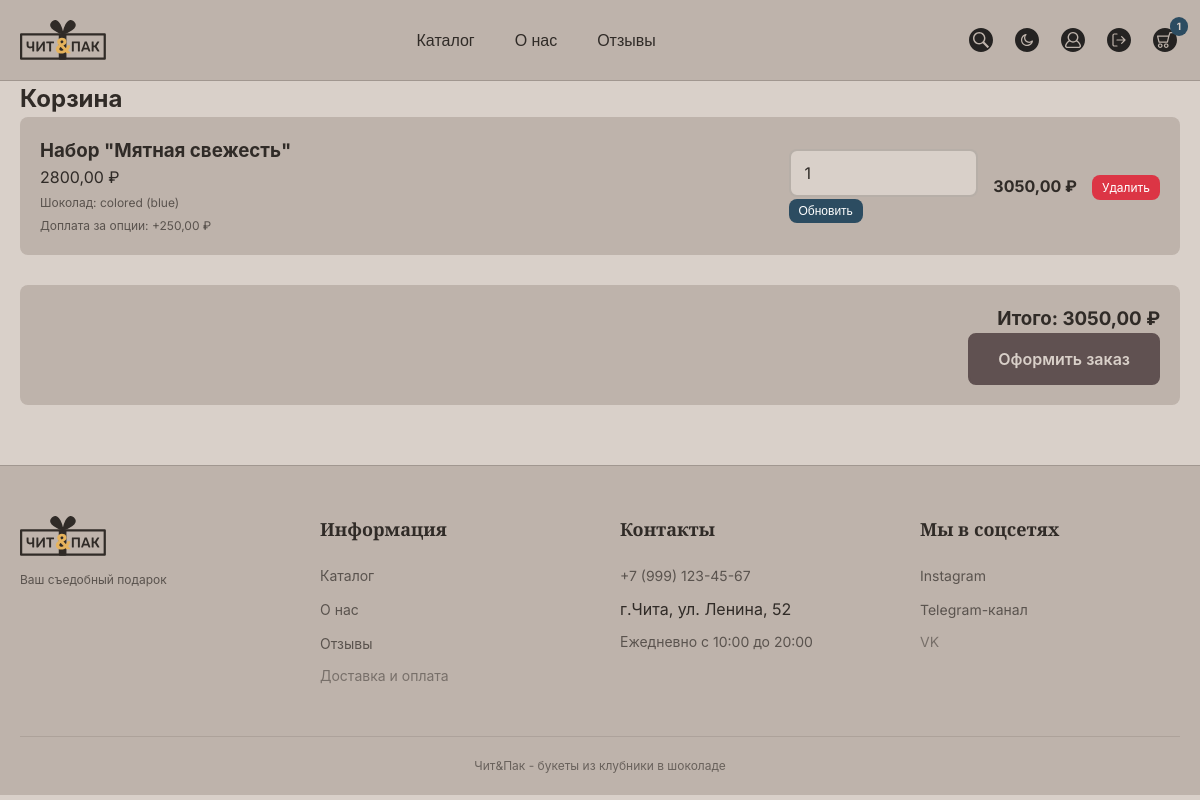
/cart/ (signed in), run on an earlier commit of the app's database.
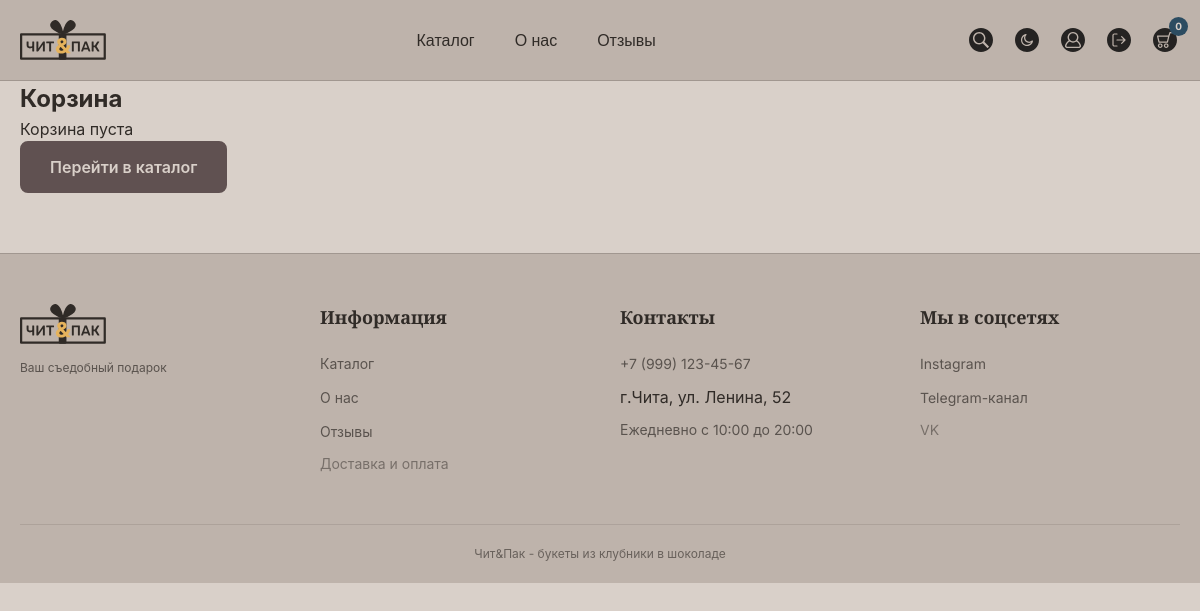
And on a later commit of the database.
### shop/models.py (models this page shows, shortened)
class CartItem(models.Model):
    cart = models.ForeignKey(Cart, on_delete=models.CASCADE, related_name='items')
    product = models.ForeignKey(Product, on_delete=models.CASCADE)
    quantity = models.PositiveIntegerField(default=1)
    chocolate_type = models.CharField(max_length=50, blank=True, null=True)
    chocolate_color = models.CharField(max_length=50, blank=True, null=True)
    packaging_type = models.CharField(max_length=50, blank=True, null=True)
    packaging_color = models.CharField(max_length=50, blank=True, null=True)
    extra_berries = models.CharField(max_length=200, blank=True, null=True)
    flower_type = models.CharField(max_length=50, blank=True, null=True)
    flower_color = models.CharField(max_length=50, blank=True, null=True)
    extra_price = models.DecimalField(max_digits=10, decimal_places=2, default=0)
    def get_total_price(self):
        return (self.product.price + self.extra_price) * self.quantity

class Product(models.Model):
    name = models.CharField(max_length=200)
    slug = models.SlugField(unique=True)
    description = models.TextField()
    price = models.DecimalField(max_digits=10, decimal_places=2)
    product_type = models.ForeignKey(Type, on_delete=models.SET_NULL, blank=True, null=True, related_name='products')
    quantity = models.ForeignKey(Quantity, on_delete=models.SET_NULL, blank=True, null=True, related_name='products')
    in_stock = models.BooleanField(default=True)
    created_at = models.DateTimeField(auto_now_add=True)

class Cart(models.Model):
    user = models.ForeignKey(User, on_delete=models.CASCADE, related_name='carts')
    created_at = models.DateTimeField(auto_now_add=True)
    is_active = models.BooleanField(default=True)
    def get_total_price(self):
        return sum(item.get_total_price() for item in self.items.all())
    def get_total_items(self):
        return sum(item.quantity for item in self.items.all())

### shop/views.py (the view)
# urls.py: path('cart/', shop_views.cart, name='cart'),
@login_required
def cart(request):
    if request.user.is_admin_user():
        messages.error(request, 'Администратор не может оформлять заказы')
        return redirect('admin_dashboard')
    cart = Cart.objects.filter(user=request.user, is_active=True).first()
    return render(request, 'cart.html', {'cart': cart})

### accounts/models.py (called while the page is built)
    def is_admin_user(self):
        return self.role == 'admin' or self.is_superuser

### shop/context_processors.py (called while the page is built)
def cart_count(request):
    if request.user.is_authenticated:
        cart = Cart.objects.filter(user=request.user, is_active=True).first()
        count = cart.get_total_items() if cart else 0
        return {'cart_count': count}
    return {'cart_count': 0}

### templates/cart.html (shortened to what this page needs)
{% extends 'base.html' %}
{% load static %}
{% block content %}
<section class="section">
    <div class="container">
        <h1 class="section-title">Корзина</h1>
        {% if cart and cart.items.all %}
            <div class="cart-items">
                {% for item in cart.items.all %}
                <div class="cart-item">
                    <div class="item-info">
                        <h3>{{ item.product.name }}</h3>
                        <p>{{ item.product.price }} ₽</p>
                        {% if item.chocolate_type and item.chocolate_type != 'none' %}
                        <p class="option-text">Шоколад: {{ item.chocolate_type }}{% if item.chocolate_color %} ({{ item.chocolate_color }}){% endif %}</p>
                        {% endif %}
                        {% if item.extra_price > 0 %}
                        <p class="option-text">Доплата за опции: +{{ item.extra_price }} ₽</p>
                        {% endif %}
                    </div>
                    <div class="item-quantity">
                        <form method="POST" action="/cart/update/{{ item.id }}/">
                            <input type="number" name="quantity" value="{{ item.quantity }}" min="0" max="99" class="cart-quantity">
                            <button type="submit" class="btn-update">Обновить</button>
                        </form>
                    </div>
                    <div class="item-total">
                        <strong>{{ item.get_total_price }} ₽</strong>
                    </div>
                    <div class="item-remove">
                        <a href="/cart/remove/{{ item.id }}/" class="btn-remove">Удалить</a>
                    </div>
                </div>
                {% endfor %}
            </div>
            <div class="cart-summary">
                <h3>Итого: {{ cart.get_total_price }} ₽</h3>
                <a href="/checkout/" class="btn-primary">Оформить заказ</a>
            </div>
        {% else %}
            <p>Корзина пуста</p>
            <a href="/catalog/" class="btn-primary">Перейти в каталог</a>
        {% endif %}
    </div>
</section>
{% endblock %}

What changed in the data, as far as the page shows it:
no longer on this page (row unchanged): CartItem: product.name "Набор \"Мятная свежесть\"", product.price "2800,00", chocolate_type "colored", chocolate_color "blue", extra_price "250,00", quantity "1", get_total_price "3050,00"
no longer on this page (row edited): Cart: get_total_price "3050,00"
Also different on the page:
{{ cart_count }}: "1" → "0"
text no longer shown: "Итого: ₽ Оформить заказ"
text now shown: "Корзина пуста Перейти в каталог"
